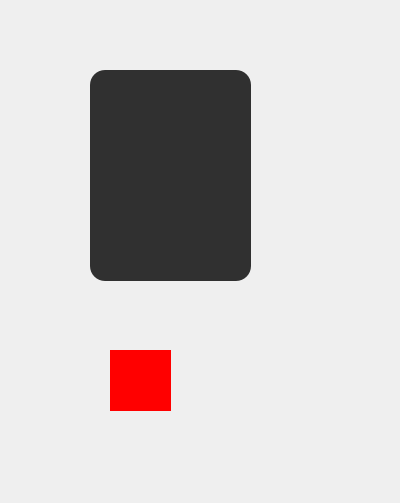
<?xml version="1.0" encoding="UTF-8"?>
<ui version="4.0">
 <class>LoginGUI</class>
 <widget class="QDialog" name="LoginGUI">
  <property name="geometry">
   <rect>
    <x>0</x>
    <y>0</y>
    <width>400</width>
    <height>503</height>
   </rect>
  </property>
  <property name="windowTitle">
   <string>Dialog</string>
  </property>
  <property name="styleSheet">
   <string notr="true">*{
font-size:24px;
font-family:Century Gothic;
}
QFrame{
background:rgba(0,0,0,0.8);
border-radius:15px;
}
#Widget{
background:url(D:/pictures/sunrise.jpg);
}

QToolButton{
background:red;
border-radius:60px;
}
QLabel{
color:white;
background:transparent;
}
QPushButton{
background:white;
border-radius:15px;
}
QPushButton:hover{
background:#333;
border-radius:15px;
background:#49ebff;
}
QLineEdit{
background:transparent;
border:none;
color:#717072;
border-bottom:1px solid #717072;
}</string>
  </property>
  <widget class="QFrame" name="frame">
   <property name="geometry">
    <rect>
     <x>90</x>
     <y>70</y>
     <width>161</width>
     <height>211</height>
    </rect>
   </property>
   <property name="frameShape">
    <enum>QFrame::StyledPanel</enum>
   </property>
   <property name="frameShadow">
    <enum>QFrame::Raised</enum>
   </property>
  </widget>
  <widget class="QToolButton" name="toolButton">
   <property name="geometry">
    <rect>
     <x>110</x>
     <y>350</y>
     <width>61</width>
     <height>61</height>
    </rect>
   </property>
   <property name="text">
    <string/>
   </property>
  </widget>
 </widget>
 <resources/>
 <connections/>
</ui>
